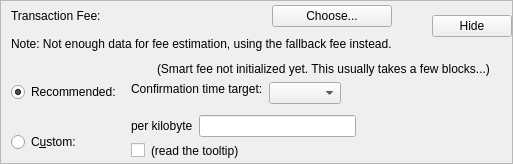
    <widget class="QFrame" name="frameFee">
     <property name="sizePolicy">
      <sizepolicy hsizetype="Preferred" vsizetype="Fixed">
       <horstretch>0</horstretch>
       <verstretch>0</verstretch>
      </sizepolicy>
     </property>
     <property name="frameShape">
      <enum>QFrame::StyledPanel</enum>
     </property>
     <property name="frameShadow">
      <enum>QFrame::Raised</enum>
     </property>
     <layout class="QVBoxLayout" name="verticalLayout_3">
      <property name="spacing">
       <number>0</number>
      </property>
      <property name="leftMargin">
       <number>0</number>
      </property>
      <property name="topMargin">
       <number>0</number>
      </property>
      <property name="rightMargin">
       <number>0</number>
      </property>
      <property name="bottomMargin">
       <number>0</number>
      </property>
      <item>
       <layout class="QVBoxLayout" name="verticalLayoutFee2" stretch="0,0,0">
        <property name="spacing">
         <number>0</number>
        </property>
        <property name="leftMargin">
         <number>10</number>
        </property>
        <property name="topMargin">
         <number>0</number>
        </property>
        <item>
         <layout class="QHBoxLayout" name="horizontalLayoutFee1">
          <property name="bottomMargin">
           <number>0</number>
          </property>
          <item>
           <layout class="QVBoxLayout" name="verticalLayout_8">
            <item>
             <layout class="QVBoxLayout" name="verticalLayoutFee7">
              <property name="spacing">
               <number>0</number>
              </property>
              <item>
               <spacer name="verticalSpacerSmartFee">
                <property name="orientation">
                 <enum>Qt::Vertical</enum>
                </property>
                <property name="sizeType">
                 <enum>QSizePolicy::Fixed</enum>
                </property>
                <property name="sizeHint" stdset="0">
                 <size>
                  <width>1</width>
                  <height>4</height>
                 </size>
                </property>
               </spacer>
              </item>
              <item>
               <layout class="QHBoxLayout" name="horizontalLayoutSmartFee">
                <property name="spacing">
                 <number>10</number>
                </property>
                <item>
                 <widget class="QLabel" name="labelFeeHeadline">
                  <property name="text">
                   <string>Transaction Fee:</string>
                  </property>
                 </widget>
                </item>
                <item>
                 <widget class="QLabel" name="labelFeeMinimized">
                  <property name="text">
                   <string/>
                  </property>
                 </widget>
                </item>
                <item>
                 <widget class="QPushButton" name="buttonChooseFee">
                  <property name="text">
                   <string>Choose...</string>
                  </property>
                 </widget>
                </item>
               </layout>
              </item>
              <item>
               <spacer name="verticalSpacer_5">
                <property name="orientation">
                 <enum>Qt::Vertical</enum>
                </property>
                <property name="sizeHint" stdset="0">
                 <size>
                  <width>1</width>
                  <height>10</height>
                 </size>
                </property>
               </spacer>
              </item>
             </layout>
            </item>
            <item>
             <widget class="QLabel" name="fallbackFeeWarningLabel">
              <property name="font">
               <font>
                <bold>false</bold>
               </font>
              </property>
              <property name="toolTip">
               <string>Using the fallbackfee can result in sending a transaction that will take several hours or days (or never) to confirm. Consider choosing your fee manually or wait until you have validated the complete chain.</string>
              </property>
              <property name="text">
               <string>Note: Not enough data for fee estimation, using the fallback fee instead.</string>
              </property>
              <property name="wordWrap">
               <bool>false</bool>
              </property>
             </widget>
            </item>
            <item>
             <spacer name="verticalSpacer_7">
              <property name="orientation">
               <enum>Qt::Vertical</enum>
              </property>
              <property name="sizeHint" stdset="0">
               <size>
                <width>1</width>
                <height>1</height>
               </size>
              </property>
             </spacer>
            </item>
           </layout>
          </item>
          <item>
           <spacer name="horizontalSpacer_5">
            <property name="orientation">
             <enum>Qt::Horizontal</enum>
            </property>
            <property name="sizeHint" stdset="0">
             <size>
              <width>40</width>
              <height>20</height>
             </size>
            </property>
           </spacer>
          </item>
          <item>
           <widget class="QPushButton" name="buttonMinimizeFee">
            <property name="toolTip">
             <string>collapse fee-settings</string>
            </property>
            <property name="text">
             <string>Hide</string>
            </property>
           </widget>
          </item>
         </layout>
        </item>
        <item>
         <widget class="QFrame" name="frameFeeSelection">
          <layout class="QVBoxLayout" name="verticalLayoutFee12">
           <property name="spacing">
            <number>0</number>
           </property>
           <property name="leftMargin">
            <number>0</number>
           </property>
           <property name="topMargin">
            <number>0</number>
           </property>
           <property name="rightMargin">
            <number>0</number>
           </property>
           <property name="bottomMargin">
            <number>0</number>
           </property>
           <item>
            <layout class="QGridLayout" name="gridLayoutFee">
             <property name="topMargin">
              <number>10</number>
             </property>
             <property name="bottomMargin">
              <number>4</number>
             </property>
             <property name="horizontalSpacing">
              <number>10</number>
             </property>
             <property name="verticalSpacing">
              <number>4</number>
             </property>
             <item row="1" column="1">
              <layout class="QVBoxLayout" name="verticalLayoutFee8">
               <property name="spacing">
                <number>6</number>
               </property>
               <property name="topMargin">
                <number>3</number>
               </property>
               <item>
                <layout class="QHBoxLayout" name="horizontalLayoutFee13">
                 <item>
                  <widget class="QLabel" name="labelCustomPerKilobyte">
                   <property name="toolTip">
                    <string>If the custom fee is set to 1000 satoshis and the transaction is only 250 bytes, then &quot;per kilobyte&quot; only pays 250 satoshis in fee, while &quot;total at least&quot; pays 1000 satoshis. For transactions bigger than a kilobyte both pay by kilobyte.</string>
                   </property>
                   <property name="text">
                    <string>per kilobyte</string>
                   </property>
                  </widget>
                 </item>
                 <item>
                  <widget class="BitcoinAmountField" name="customFee"/>
                 </item>
                 <item>
                  <spacer name="horizontalSpacer_6">
                   <property name="orientation">
                    <enum>Qt::Horizontal</enum>
                   </property>
                   <property name="sizeHint" stdset="0">
                    <size>
                     <width>1</width>
                     <height>1</height>
                    </size>
                   </property>
                  </spacer>
                 </item>
                </layout>
               </item>
               <item>
                <layout class="QHBoxLayout" name="horizontalLayoutFee8">
                 <item>
                  <widget class="QCheckBox" name="checkBoxMinimumFee">
                   <property name="toolTip">
                    <string>Paying only the minimum fee is just fine as long as there is less transaction volume than space in the blocks. But be aware that this can end up in a never confirming transaction once there is more demand for HashmonkeyCoin transactions than the network can process.</string>
                   </property>
                   <property name="text">
                    <string/>
                   </property>
                  </widget>
                 </item>
                 <item>
                  <widget class="QLabel" name="labelMinFeeWarning">
                   <property name="enabled">
                    <bool>true</bool>
                   </property>
                   <property name="toolTip">
                    <string>Paying only the minimum fee is just fine as long as there is less transaction volume than space in the blocks. But be aware that this can end up in a never confirming transaction once there is more demand for HashmonkeyCoin transactions than the network can process.</string>
                   </property>
                   <property name="text">
                    <string>(read the tooltip)</string>
                   </property>
                   <property name="margin">
                    <number>5</number>
                   </property>
                  </widget>
                 </item>
                 <item>
                  <spacer name="horizontalSpacer_7">
                   <property name="orientation">
                    <enum>Qt::Horizontal</enum>
                   </property>
                   <property name="sizeHint" stdset="0">
                    <size>
                     <width>1</width>
                     <height>1</height>
                    </size>
                   </property>
                  </spacer>
                 </item>
                </layout>
               </item>
              </layout>
             </item>
             <item row="0" column="0">
              <layout class="QVBoxLayout" name="verticalLayoutFee4" stretch="0,1">
               <property name="leftMargin">
                <number>0</number>
               </property>
               <property name="topMargin">
                <number>20</number>
               </property>
               <item>
                <widget class="QRadioButton" name="radioSmartFee">
                 <property name="text">
                  <string>Recommended:</string>
                 </property>
                 <property name="checked">
                  <bool>true</bool>
                 </property>
                 <attribute name="buttonGroup">
                  <string notr="true">groupFee</string>
                 </attribute>
                </widget>
               </item>
               <item>
                <spacer name="verticalSpacer_2">
                 <property name="orientation">
                  <enum>Qt::Vertical</enum>
                 </property>
                 <property name="sizeHint" stdset="0">
                  <size>
                   <width>1</width>
                   <height>1</height>
                  </size>
                 </property>
                </spacer>
               </item>
              </layout>
             </item>
             <item row="1" column="0">
              <layout class="QVBoxLayout" name="verticalLayoutFee9" stretch="0,1">
               <property name="topMargin">
                <number>20</number>
               </property>
               <item>
                <widget class="QRadioButton" name="radioCustomFee">
                 <property name="text">
                  <string>C&amp;ustom:</string>
                 </property>
                 <attribute name="buttonGroup">
                  <string notr="true">groupFee</string>
                 </attribute>
                </widget>
               </item>
               <item>
                <spacer name="verticalSpacer_6">
                 <property name="orientation">
                  <enum>Qt::Vertical</enum>
                 </property>
                 <property name="sizeHint" stdset="0">
                  <size>
                   <width>1</width>
                   <height>1</height>
                  </size>
                 </property>
                </spacer>
               </item>
              </layout>
             </item>
             <item row="0" column="1">
              <layout class="QVBoxLayout" name="verticalLayoutFee3" stretch="0,0,1">
               <property name="spacing">
                <number>6</number>
               </property>
               <property name="topMargin">
                <number>0</number>
               </property>
               <property name="bottomMargin">
                <number>3</number>
               </property>
               <item>
                <layout class="QHBoxLayout" name="horizontalLayoutFee12">
                 <item>
                  <widget class="QLabel" name="labelSmartFee">
                   <property name="text">
                    <string/>
                   </property>
                   <property name="margin">
                    <number>2</number>
                   </property>
                  </widget>
                 </item>
                 <item>
                  <widget class="QLabel" name="labelFeeEstimation">
                   <property name="text">
                    <string/>
                   </property>
                  </widget>
                 </item>
                 <item>
                  <widget class="QLabel" name="labelSmartFee2">
                   <property name="text">
                    <string>(Smart fee not initialized yet. This usually takes a few blocks...)</string>
                   </property>
                   <property name="margin">
                    <number>2</number>
                   </property>
                  </widget>
                 </item>
                 <item>
                  <spacer name="horizontalSpacer_8">
                   <property name="orientation">
                    <enum>Qt::Horizontal</enum>
                   </property>
                   <property name="sizeHint" stdset="0">
                    <size>
                     <width>1</width>
                     <height>1</height>
                    </size>
                   </property>
                  </spacer>
                 </item>
                </layout>
               </item>
               <item>
                <layout class="QHBoxLayout" name="horizontalLayoutFee9">
                 <item>
                  <layout class="QVBoxLayout" name="verticalLayoutFee6">
                   <item>
                    <widget class="QLabel" name="labelSmartFee3">
                     <property name="text">
                      <string>Confirmation time target:</string>
                     </property>
                     <property name="margin">
                      <number>2</number>
                     </property>
                    </widget>
                   </item>
                   <item>
                    <spacer name="verticalSpacer_3">
                     <property name="orientation">
                      <enum>Qt::Vertical</enum>
                     </property>
                     <property name="sizeHint" stdset="0">
                      <size>
                       <width>1</width>
                       <height>1</height>
                      </size>
                     </property>
                    </spacer>
                   </item>
                  </layout>
                 </item>
                 <item>
                  <layout class="QVBoxLayout" name="verticalLayoutFee5">
                   <property name="rightMargin">
                    <number>30</number>
                   </property>
                   <item>
                    <layout class="QHBoxLayout" name="horizontalLayoutConfTarget">
                     <property name="bottomMargin">
                      <number>0</number>
                     </property>
                     <item>
                      <widget class="QComboBox" name="confTargetSelector"/>
                     </item>
                     <item>
                      <spacer name="horizontalSpacerConfTarget">
                       <property name="orientation">
                        <enum>Qt::Horizontal</enum>
                       </property>
                       <property name="sizeHint" stdset="0">
                        <size>
                         <width>40</width>
                         <height>20</height>
                        </size>
                       </property>
                      </spacer>
                     </item>
                    </layout>
                   </item>
                  </layout>
                 </item>
                </layout>
               </item>
               <item>
                <spacer name="verticalSpacer_4">
                 <property name="orientation">
                  <enum>Qt::Vertical</enum>
                 </property>
                 <property name="sizeHint" stdset="0">
                  <size>
                   <width>1</width>
                   <height>1</height>
                  </size>
                 </property>
                </spacer>
               </item>
              </layout>
             </item>
            </layout>
           </item>
          </layout>
         </widget>
        </item>
        <item>
         <spacer name="verticalSpacerFee">
          <property name="orientation">
           <enum>Qt::Vertical</enum>
          </property>
          <property name="sizeType">
           <enum>QSizePolicy::Expanding</enum>
          </property>
          <property name="sizeHint" stdset="0">
           <size>
            <width>40</width>
            <height>1</height>
           </size>
          </property>
         </spacer>
        </item>
       </layout>
      </item>
     </layout>
    </widget>
